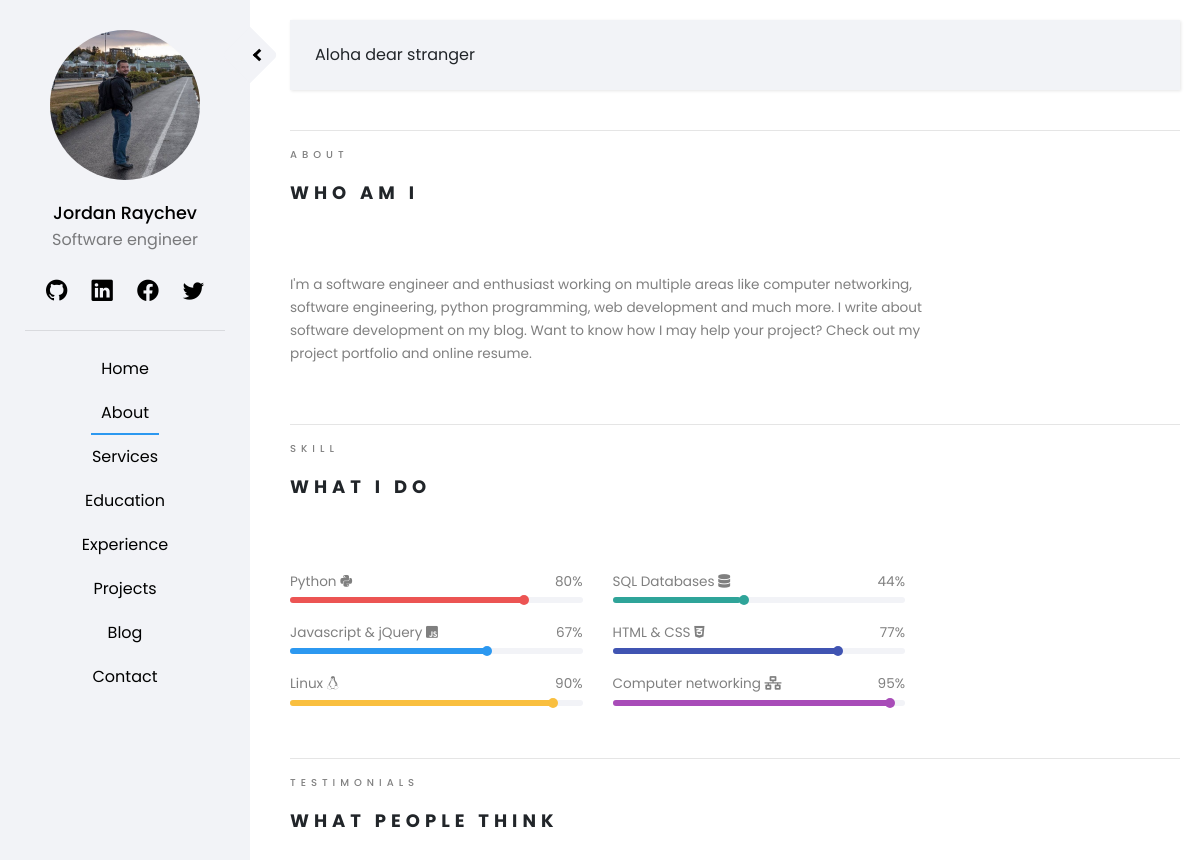
Page /pages/about/ on the earlier database version.
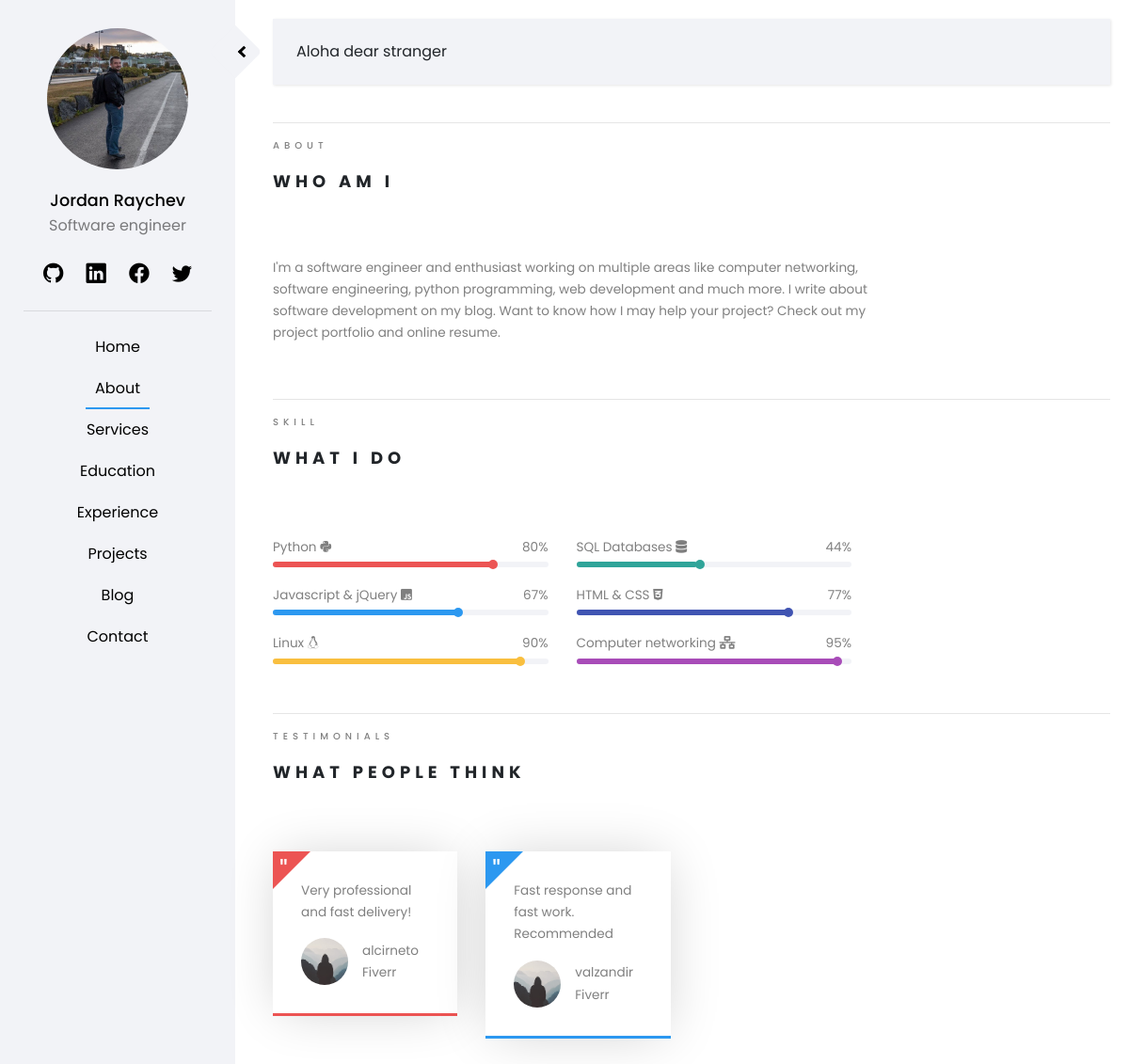
Same page on the later database version.
### staticpages/models.py (models this page shows, shortened)
class Skills(models.Model):
    skill_name = models.CharField(max_length=50)
    skill_percent = models.CharField(max_length=50)
    skill_class = models.CharField(
        max_length=20,
        choices=ICONS,
        default='Python',
    )
    skill_color = models.CharField(
        max_length=20,
        choices=COLORS,
        default='Red',
    )

class Testimonials(models.Model):
    quote_text = models.TextField(max_length=100)
    quote_author = models.CharField(max_length=20)
    quote_author_company = models.CharField(max_length=20)
    quote_author_image = models.ImageField(default='quote_images/default.jpg', upload_to='quote_images')
    quote_color = models.CharField(
        max_length=20,
        choices=COLORS,
        default='Red',
    )

### staticpages/views.py (the view)
# urls.py: path('about/', AboutView.as_view(), name='about'),
class AboutView(TemplateView):
    template_name = 'staticpages/about.html'
    def get_context_data(self, **kwargs):
        context =  super(AboutView,self).get_context_data(**kwargs)
        skills = Skills.objects.all()
        quotes = Testimonials.objects.all()
        context['skills'] = skills
        context['quotes'] = quotes
        return context

### templates/staticpages/about.html (shortened to what this page needs)
{% extends 'home/base.html' %}
{% load crispy_forms_tags %}
{% load static %}
{% block content %}
<div class = "row">
    <div class = "col-sm-12">
        <span class="heading-meta">About</span>
        <h2 class="heading">Who Am I</h2>
    </div>
</div>
<div class = "container-fluid">
    <div class="row">
        <div class = "container-text">
            <p>
                I'm a software engineer and enthusiast working on multiple areas like computer networking, software engineering,
                python programming, web development and much more.
                I write about software development on my blog.
                Want to know how I may help your project? Check out my project portfolio and online resume.
            </p>
        </div>
    </div>
</div>
<hr>
<div class = "row">
    <div class = "col-sm-12">
        <span class="heading-meta">Skill</span>
        <h2 class="heading">What I Do</h2>
    </div>
</div>
<div class = "container-fluid">
<div class="row progress-row">
    {% for skill in skills %}
    <div class = "col-xl-6 floatLeft">
        <div class = "progress-box">
            <div class="flex-box">
                <span class = "skill-name"> {{skill.skill_name}} <i class=" {{ skill.skill_class }} "></i> </span>
                <span class = "skill-percent"> {{ skill.skill_percent }}%</span>
            </div>
            <div class = "progress-full">
                <div class = "progress-active" style = "background-color: {{ skill.skill_color }};">
                </div>
            </div>
        </div>
    </div>
    {% endfor %}
</div>
</div>
<hr>
<div class = "row">
    <div class = "col-sm-12">
        <span class="heading-meta">Testimonials</span>
        <h2 class="heading">What people think</h2>
    </div>
</div>
<div class = "container-fluid">
    <div class="row quote-row">
        <div class = col-xl-9>
            <div class = "row">
                {% for quote in quotes %}
                    <div class = "col-xl-4">
                        <div class = "quote-box" style = "border-bottom: 3px solid; border-color: {{ quote.quote_color }};">
                            <span> " </span>
                            <div class = "quote-desc">
                                <p>{{ quote.quote_text }}</p>
                            </div>
                            <div class = "row quote">
                                <div class = "quote-from">
                                    <img src = "{{ quote.quote_author_image.url }}">
                                </div>
                                <div class = "quote-meta">
                                    <p> {{ quote.quote_author }}<br>
                                        {{ quote.quote_author_company }}
                                    </p>
                                </div>
                            </div>
                        </div>
                    </div>
                {% endfor %}
            </div>
        </div>
    </div>
</div>
{% endblock %}

Differences in the rows shown:
added Testimonials: quote_text "Very professional and fast delivery!", quote_author_image (placeholder picture), quote_author "alcirneto", quote_author_company "Fiverr"
added Testimonials: quote_text "Fast response and fast work. Recommended", quote_author_image (placeholder picture), quote_author "valzandir", quote_author_company "Fiverr"
